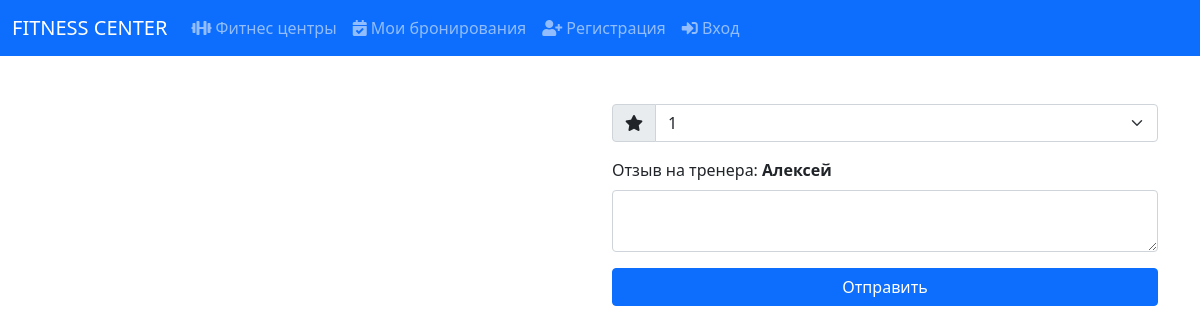
The page /fitness_center/1/trainers/7/rating (signed in) on the database as committed earlier.
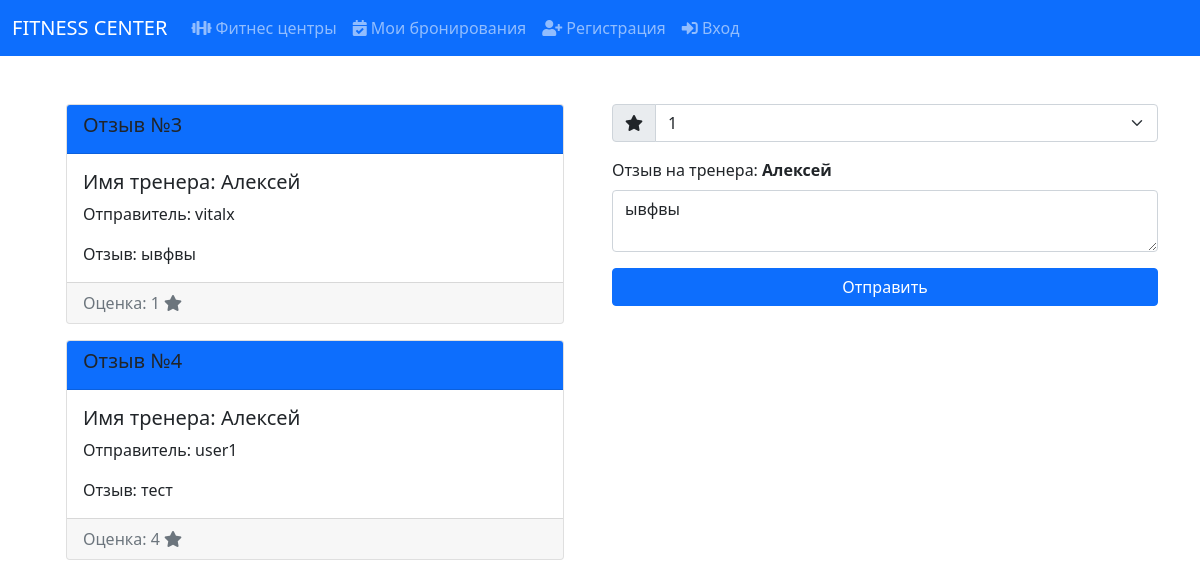
The same page on the database as committed later.
### tables this page shows
CREATE TABLE trainers (id INTEGER PRIMARY KEY AUTOINCREMENT UNIQUE NOT NULL, name TEXT NOT NULL, fitness_center_id INTEGER REFERENCES fitness_centers (id) NOT NULL, age INTEGER NOT NULL, gender TEXT NOT NULL);

CREATE TABLE reviews (id INTEGER PRIMARY KEY AUTOINCREMENT UNIQUE NOT NULL, trainer_id INTEGER REFERENCES trainers (id) NOT NULL, user_id INTEGER NOT NULL REFERENCES users (id), points INTEGER NOT NULL DEFAULT (0), text TEXT);

CREATE TABLE users (id INTEGER PRIMARY KEY AUTOINCREMENT UNIQUE, login TEXT NOT NULL UNIQUE, funds INTEGER NOT NULL DEFAULT (0), password TEXT NOT NULL, birth_date TEXT NOT NULL, phone TEXT NOT NULL);

### app.py (the view, shortened to what this page needs)
@app.route('/fitness_center/<int:fitness_center_id>/trainers/<int:trainer_id>/rating', methods=['GET', 'POST'])
@login_required
def get_trainer_rating_page(fitness_center_id, trainer_id):
    with SQLiteDatabase('base.db') as db:
        user = session.get('user')
        user_review = db.select(table_name='reviews', method='fetchone',
                                conditions={'trainer_id': trainer_id, 'user_id': user['id']})
        if request.method == 'GET':
            rating = db.select(table_name='reviews', method='fetchall',
                               conditions={'trainer_id': trainer_id, 'fitness_center_id': fitness_center_id},
                               columns=['trainers.name AS trainer_name', 'reviews.points', 'reviews.id',
                                        'reviews.text', 'reviews.id AS review_id', 'users.login AS user_name'],
                               join_conditions={'trainers': {'reviews.trainer_id': 'trainers.id'},
                                                'users': {'reviews.user_id': 'users.id'}}
                               )
            trainer = db.select(table_name='trainers', method='fetchone', conditions={'id': trainer_id})
            return render_template('rating.html', title='Рейтинг', rating=rating, fitness_center_id=fitness_center_id,
                                   trainer=trainer, user_review=user_review)

### Project_utils/database_utils.py (called while the page is built)
def dict_factory(cursor, row) -> Dict[str, Any]:
    d = {}
    for idx, col in enumerate(cursor.description):
        d[col[0]] = row[idx]
    return d

    def __enter__(self):
        self.connection = sqlite3.connect(self.db_path)
        self.connection.row_factory = dict_factory
        return self

    def __exit__(self, exc_type, exc_val, exc_tb):
        if self.connection:
            self.connection.close()

### app.py (called while the page is built)
def login_required(func):
    @wraps(func)
    def wrapper(*args, **kwargs):
        if 'user' not in session:
            return redirect('/login')
        return func(*args, **kwargs)
    return wrapper

### templates/rating.html (shortened to what this page needs)
{% extends "base.html" %}
{% block body %}
    <div class="container">
        <div class="row">
            <div class="col-6">
                <div class="container">
                    {% if rating %}
                        {% for item in rating %}
                            <div class="card mb-3">
                                <div class="card-header bg-primary">
                                    <h5>Отзыв №{{ item.review_id }}</h5>
                                </div>
                                <div class="card-body">
                                    <h5 class="card-title">Имя тренера: {{ item.trainer_name }}</h5>
                                    <p class="card-text">Отправитель: {{ item.user_name }}</p>
                                    <p class="card-text">Отзыв: {{ item.text }}</p>
                                </div>
                                <div class="card-footer text-muted">
                                    <span>Оценка: {{ item.points }}</span>
                                    <span class="icon"><i class="fas fa-star"></i></span>
                                </div>
                            </div>
                        {% endfor %}
                    {% endif %}
                </div>
            </div>
            <div class="col-6">
                <form action="/fitness_center/{{ fitness_center_id }}/trainers/{{ trainer.id }}/rating" method="post">
                    <div class="input-group mb-3">
                        <span class="input-group-text" id="points"><i class="fas fa-star"></i></span>
                        <select class="form-select" aria-describedby="points" name="points">
                            <option value="1">1</option>
                        </select>
                    </div>
                    <div class="mb-3">
                        <label for="text" class="form-label">Отзыв на тренера: <b>{{ trainer.name }}</b></label>
                        <textarea class="form-control" id="text" name="text">{% if user_review %}{{ user_review.text }}{% endif %}</textarea>
                    </div>
                    <button type="submit" class="btn btn-primary w-100">Отправить</button>
                </form>
            </div>
        </div>
    </div>
{% endblock %}

### templates/base.html (shortened to what this page needs)
<!DOCTYPE html>
<html lang="en">
<head>
    <link href="https://cdn.jsdelivr.net/npm/bootstrap@5.0.2/dist/css/bootstrap.min.css" rel="stylesheet"
>
    <link rel="stylesheet" href="https://use.fontawesome.com/releases/v5.15.3/css/all.css"
>
</head>
<body>
<header class="mb-5">
    <nav class="navbar navbar-expand-lg navbar-dark bg-primary">
        <div class="container-fluid">
            <a class="navbar-brand" href="/">FITNESS CENTER</a>
            <div class="collapse navbar-collapse" id="navbarNav">
                <ul class="navbar-nav">
                    <li class="nav-item">
                        <a class="nav-link" href="/fitness_centers">
                            <span><i class="fas fa-dumbbell"></i></span>
                            <span>Фитнес центры</span>
                        </a>
                    </li>
                    <li class="nav-item">
                        <a class="nav-link" href="/user/reservations">
                            <span><i class="fas fa-calendar-check"></i></span>
                            <span>Мои бронирования</span>
                        </a>
                    </li>
                    <li class="nav-item">
                        <a class="nav-link" href="/register">
                            <span><i class="fas fa-user-plus"></i></span>
                            <span>Регистрация</span>
                        </a>
                    </li>
                    <li class="nav-item">
                        <a class="nav-link" href="/login">
                            <span><i class="fas fa-sign-in-alt"></i></span>
                            <span>Вход</span>
                        </a>
                    </li>
                </ul>
            </div>
        </div>
    </nav>
</header>
<main>
    {% block body %}{% endblock %}
</main>
</body>
</html>

Rows that differ between the two databases and show on the page:
added reviews: review_id "3", trainer_name "Алексей", user_name "vitalx", text "ывфвы", points "1"
added reviews: review_id "4", trainer_name "Алексей", user_name "user1", text "тест", points "4"
